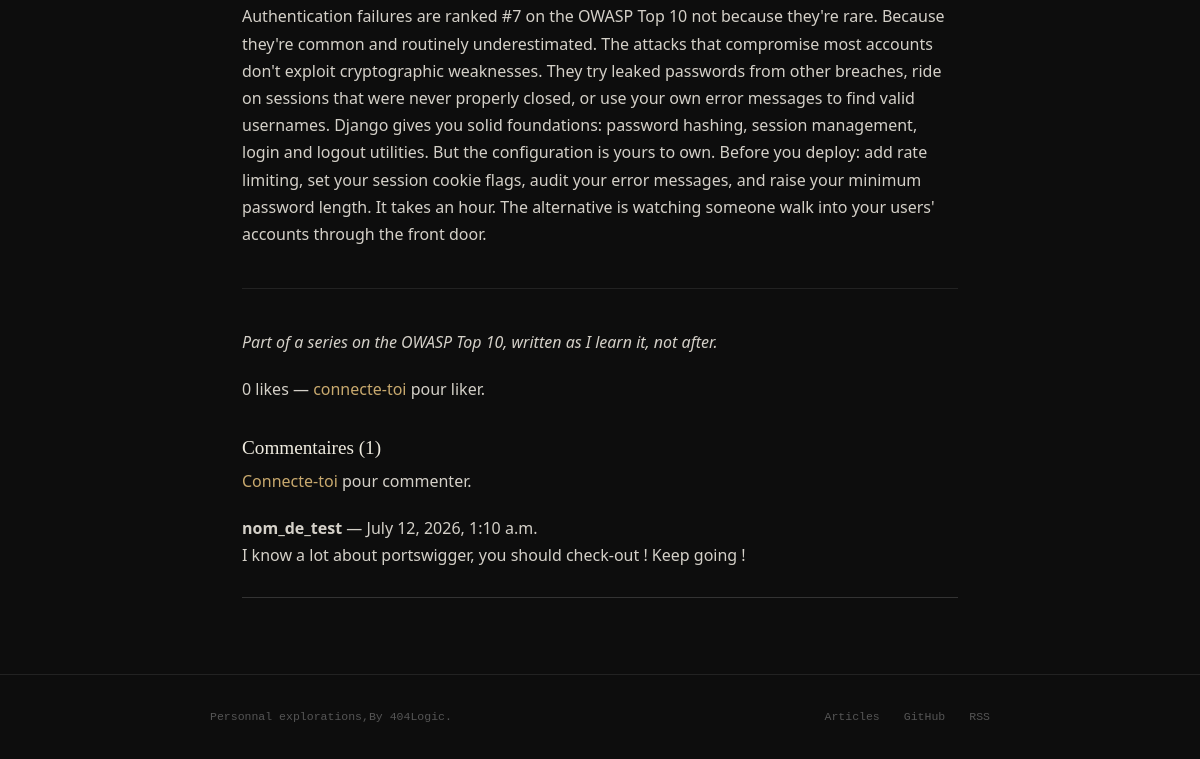
/post/5/ (lower part), run on an earlier commit of the app's database.
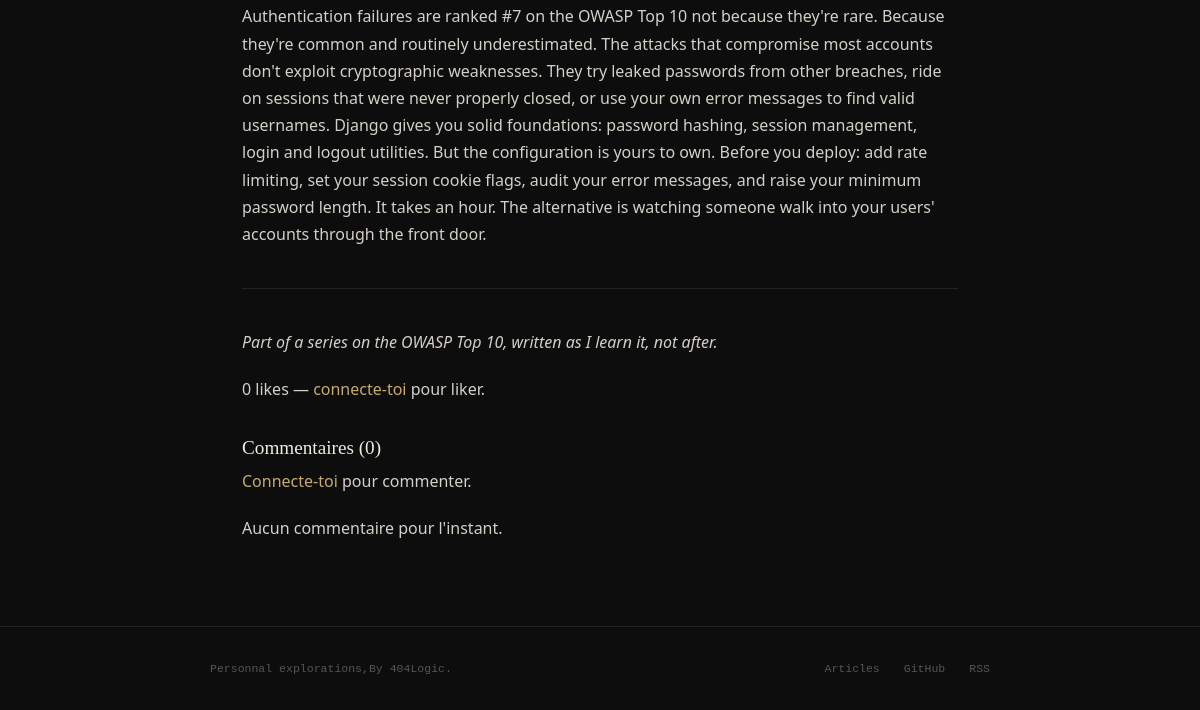
And on a later commit of the database.
### post/models.py (models this page shows, shortened)
class Post(models.Model):
    title_post = models.CharField(unique=True,null=False,max_length=100)
    date_post = models.DateTimeField(auto_now_add=True)
    category = models.ForeignKey(Category,on_delete=models.CASCADE,related_name='post')
    content_post = models.TextField()
    nb_like_post = models.IntegerField(default=0)
    nb_dislike_post = models.IntegerField(default=0)

### comment/models.py (models this page shows, shortened)
class Comment(models.Model):
    text = models.TextField(null=False)
    comment_date = models.DateTimeField(auto_now_add=True)
    harmfull = models.BooleanField(null=False,default=False)
    post = models.ForeignKey(Post,on_delete=models.CASCADE,related_name='comment')
    internaute = models.ForeignKey(Internaute,on_delete=models.CASCADE,related_name='comment')
    nb_like_com = models.IntegerField(default=0)
    nb_dislike_com = models.IntegerField(default=0)

### internaute/models.py (models this page shows)
class Internaute(AbstractUser):
    abonne = models.BooleanField(null=False,default=False)
    email = models.EmailField(unique=True)

### post/views.py (the view)
# urls.py: path('post/<int:pk>/', views.post_detail, name='post_detail'),
def post_detail(request, pk):
    post = get_object_or_404(Post, pk=pk)
    post.content_rendered = render_markdown(post.content_post)
    user_has_liked = (
        request.user.is_authenticated
        and post.likes_recus.filter(internaute=request.user).exists()
    )
    liked_comment_ids = set()
    if request.user.is_authenticated:
        liked_comment_ids = set(
            request.user.like_com.values_list('comment_id', flat=True)
        )
    return render(request, 'post/post_detail.html', {
        'post': post,
        'user_has_liked': user_has_liked,
        'liked_comment_ids': liked_comment_ids,
        'comment_form': CommentForm(),
    })

### post/views.py (called while the page is built)
def render_markdown(content):
    return markdown.markdown(
        content,
        extensions=['fenced_code', 'codehilite','tables']
    )

### post/templates/post/post_detail.html (shortened to what this page needs)
{% extends "base.html" %}
{% block content %}
    <div>{{ post.content_rendered | safe }}</div>
    {% if user.is_authenticated %}
        <form method="post" action="{% url 'toggle_post_like' post.pk %}">
            {% csrf_token %}
            <button type="submit">
                {% if user_has_liked %}Unlike{% else %}Like{% endif %} ({{ post.nb_like_post }})
            </button>
        </form>
    {% else %}
        <p>{{ post.nb_like_post }} likes — <a href="{% url 'login' %}">connecte-toi</a> pour liker.</p>
    {% endif %}
    <h3>Commentaires ({{ post.comment.count }})</h3>
    {% if user.is_authenticated %}
        <form method="post" action="{% url 'add_comment' post.pk %}">
            {% csrf_token %}
            {{ comment_form }}
            <button type="submit">Commenter</button>
        </form>
    {% else %}
        <p><a href="{% url 'login' %}">Connecte-toi</a> pour commenter.</p>
    {% endif %}
    {% for comment in post.comment.all %}
        <div style="margin-bottom: 12px; border-bottom: 1px solid #333; padding-bottom: 8px;">
            <strong>{{ comment.internaute.username }}</strong> — {{ comment.comment_date }}
            <p>{{ comment.text }}</p>
        </div>
    {% empty %}
        <p>Aucun commentaire pour l'instant.</p>
    {% endfor %}
{% endblock %}

### templates/base.html (shortened to what this page needs)
{% load static %}
<!DOCTYPE html>
<html lang="en">
<head>
  <link rel="stylesheet" href="{% static 'css/style.css' %}">
</head>
<body>
  <main>
    {% block content %}
    {% endblock %}
  </main>
  {% include 'footer.html'%}
</body>
</html>

### templates/footer.html
  <footer>
    <div class="footer-inner">
      <span>Personnal explorations,By 404Logic.</span>
      <div class="footer-links">
        <a href="/">Articles</a>
        <a href="https://github.com/fork71enthropy/blog" target="_blank">GitHub</a>
        <a href="">RSS</a>
      </div>
    </div>
  </footer>

### post/static/css/style.css (style rules this page uses)
*, *::before, *::after { box-sizing: border-box; margin: 0; padding: 0; }
:root { --bg: #0d0d0d; --surface: #141414; --border: #222; --muted: #555; --text: #d4d0c8; --heading: #f0ece0; --accent: #c8a96e; --accent-dim:#7a6540; --code-bg: #1a1a1a; --font-serif: 'Instrument Serif', Georgia, serif; --font-mono: 'DM Mono', 'Courier New', monospace; --font-sans: 'Geist', system-ui, sans-serif; }
html { font-size: 16px; scroll-behavior: smooth; }
body { background: var(--bg); color: var(--text); font-family: var(--font-sans); font-weight: 300; line-height: 1.7; min-height: 100vh; display: flex; flex-direction: column; }
main { flex: 1; max-width: 780px; margin: 0 auto; padding: 4rem 2rem; width: 100%; }
h1, h2, h3, h4 { font-family: var(--font-serif); color: var(--heading); font-weight: 400; line-height: 1.25; }
h3 { font-size: 1.2rem; margin: 2rem 0 0.5rem; }
p { margin-bottom: 1.25rem; }
a { color: var(--accent); text-decoration: none; }
hr { border: none; border-top: 1px solid var(--border); margin: 2.5rem 0; }
footer { border-top: 1px solid var(--border); padding: 2rem; }
.footer-inner { max-width: 780px; margin: 0 auto; display: flex; justify-content: space-between; align-items: center; font-family: var(--font-mono); font-size: 0.72rem; color: var(--muted); }
.footer-inner a { color: var(--muted); }
.footer-links { display: flex; gap: 1.5rem; }

What changed in the data, as far as the page shows it:
removed Comment: internaute.username "nom_de_test", comment_date "July 12, 2026, 1:10 a.m.", text "I know a lot about portswigger, you should check-out ! Keep going !"
computed for Post: comment.count "1" → "0"
Also different on the page:
text now shown: "Aucun commentaire pour l'instant."
